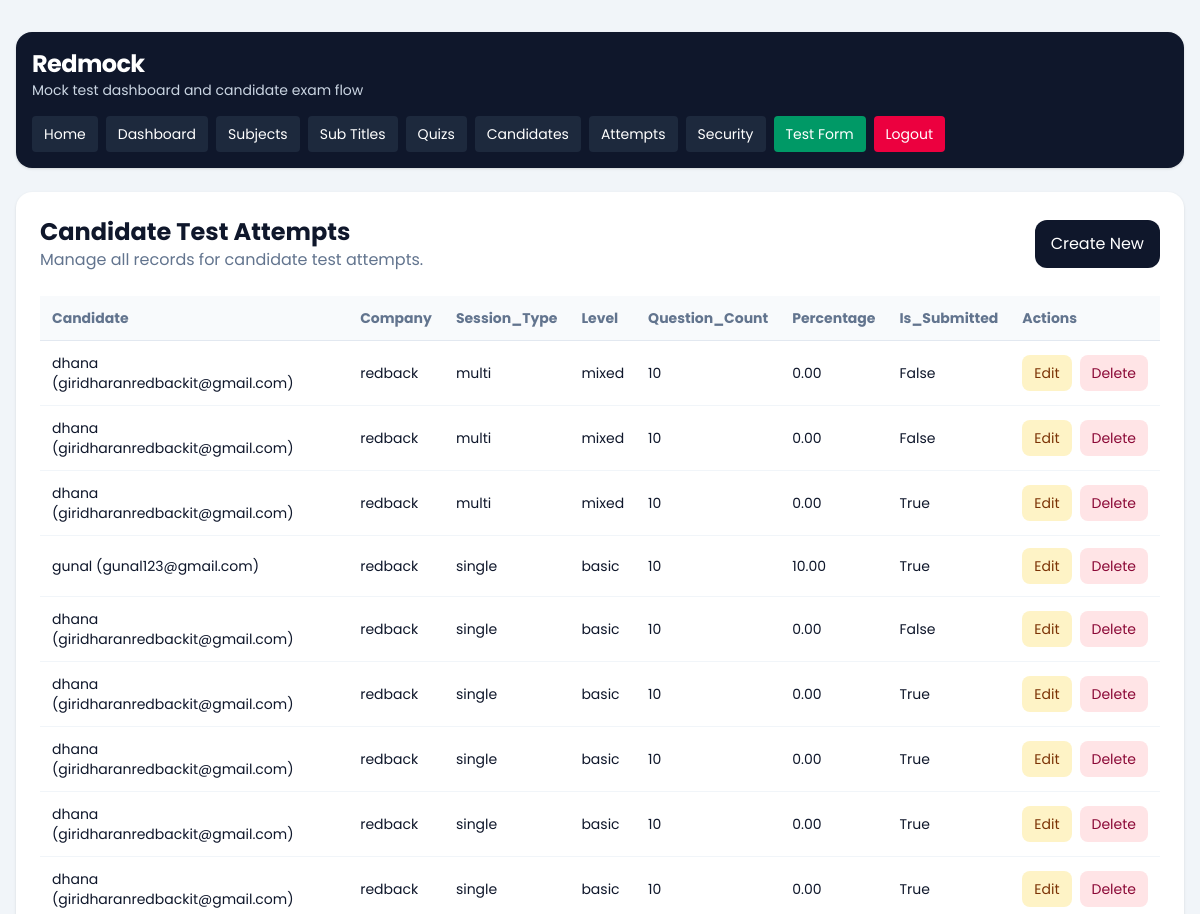
/dashboard/attempts/ (signed in, upper part), run on an earlier commit of the app's database.
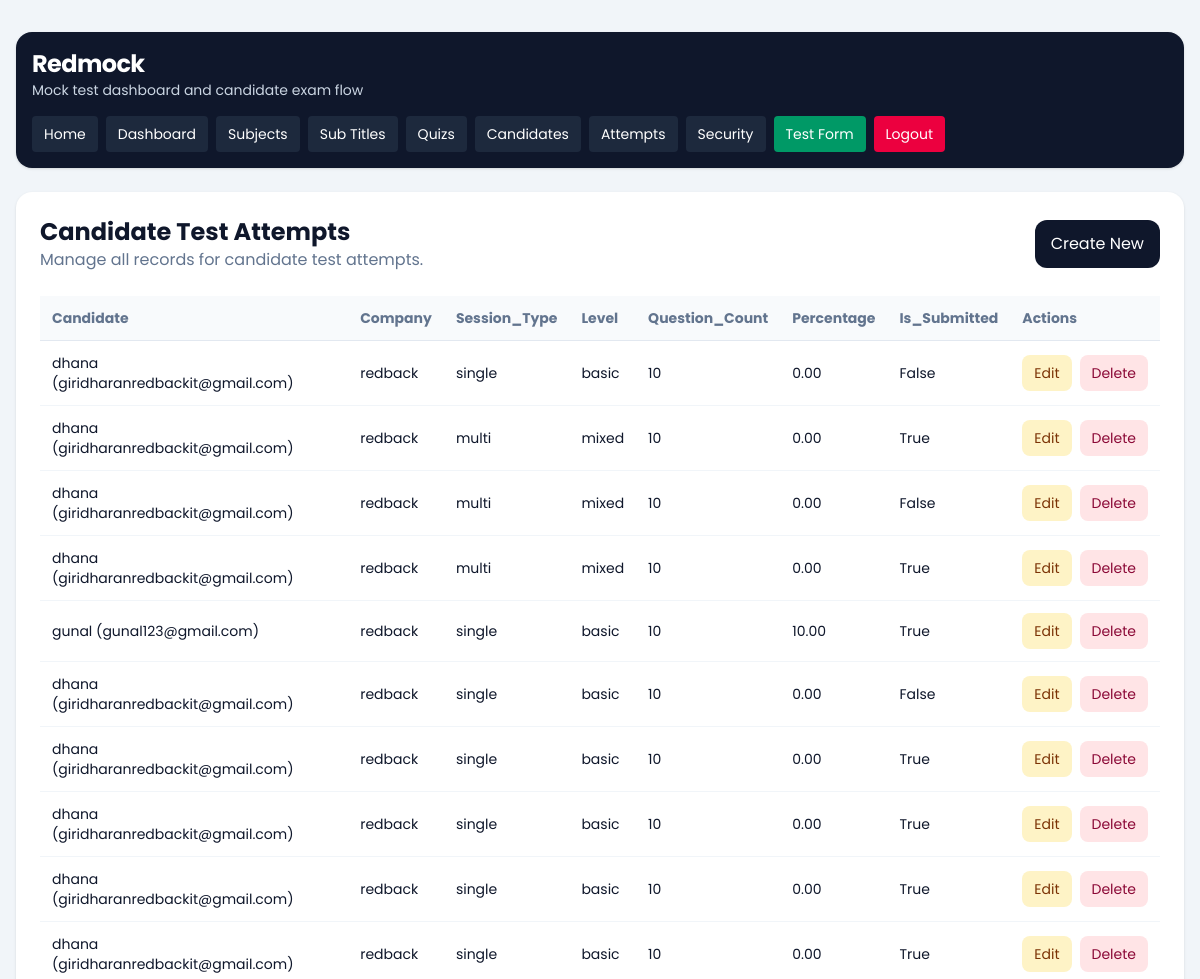
And on a later commit of the database.
### quiz/models.py (models this page shows, shortened)
class CandidateTestAttempt(models.Model):
    SESSION_SINGLE = 'single'
    SESSION_MULTI = 'multi'
    SESSION_CHOICES = [
        (SESSION_SINGLE, 'Single'),
        (SESSION_MULTI, 'Multi'),
    ]
    candidate = models.ForeignKey(Candidate, on_delete=models.CASCADE, related_name='attempts')
    company = models.ForeignKey(Company, on_delete=models.CASCADE, related_name='attempts')
    session_type = models.CharField(max_length=10, choices=SESSION_CHOICES)
    level = models.CharField(max_length=20)
    question_count = models.PositiveIntegerField()
    duration_minutes = models.PositiveIntegerField()
    selected_subjects = models.JSONField(default=list, blank=True)
    selected_sub_titles = models.JSONField(default=list, blank=True)
    answers_json = models.JSONField(default=list, blank=True)
    correct_count = models.PositiveIntegerField(default=0)
    wrong_count = models.PositiveIntegerField(default=0)
    percentage = models.DecimalField(max_digits=5, decimal_places=2, default=0)
    started_at = models.DateTimeField(blank=True, null=True)
    submitted_at = models.DateTimeField(blank=True, null=True)
    is_submitted = models.BooleanField(default=False)
    is_paused = models.BooleanField(default=False)
    paused_at = models.DateTimeField(blank=True, null=True)
    total_paused_seconds = models.PositiveIntegerField(default=0)
    tab_switch_count = models.PositiveIntegerField(default=0)
    warning_count = models.PositiveIntegerField(default=0)
    last_violation_at = models.DateTimeField(blank=True, null=True)
    violation_log_json = models.JSONField(default=list, blank=True)
    created_at = models.DateTimeField(auto_now_add=True)
    class Meta:
        ordering = ['-created_at']

class Candidate(models.Model):
    name = models.CharField(max_length=150)
    email = models.EmailField()
    designation_tech = models.CharField(max_length=150)
    created_at = models.DateTimeField(auto_now_add=True)
    class Meta:
        ordering = ['name']
    def __str__(self):
        return f'{self.name} ({self.email})'

### dashboard/models.py (models this page shows, shortened)
class Company(models.Model):
    name = models.CharField(max_length=150)
    image = models.ImageField(upload_to='company/', blank=True, null=True)
    email = models.EmailField(unique=True)
    password = models.CharField(max_length=128)
    is_active = models.BooleanField(default=True)
    full_screen_lock = models.BooleanField(default=False)
    pause_lock = models.BooleanField(default=False)
    tab_switch_guard_enabled = models.BooleanField(default=False)
    max_violation_warnings = models.PositiveIntegerField(default=3)
    exam_control_password = models.CharField(max_length=128, blank=True)
    created_at = models.DateTimeField(auto_now_add=True)
    updated_at = models.DateTimeField(auto_now=True)
    class Meta:
        ordering = ['name']
        verbose_name_plural = 'Companies'
    def __str__(self):
        return self.name

### dashboard/views.py (the view)
# urls.py: path('attempts/', views.attempt_list, name='attempt_list'),
@company_login_required
def attempt_list(request):
    queryset = CandidateTestAttempt.objects.filter(company=request.company).select_related('candidate', 'company')
    return render_crud_list(
        request,
        queryset=queryset,
        title='Candidate Test Attempts',
        create_url='dashboard:attempt_create',
        edit_url_name='dashboard:attempt_update',
        delete_url_name='dashboard:attempt_delete',
        fields=[
            'candidate',
            'company',
            'session_type',
            'level',
            'question_count',
            'percentage',
            'is_submitted',
        ],
    )

### dashboard/templatetags/dashboard_extras.py (called while the page is built)
@register.filter
def getattribute(obj, attr_name):
    return getattr(obj, attr_name)

### dashboard/views.py (called while the page is built)
def get_logged_in_company(request):
    company_id = request.session.get('company_id')
    if not company_id:
        return None
    return Company.objects.filter(id=company_id, is_active=True).first()

def company_login_required(view_func):
    @wraps(view_func)
    def wrapper(request, *args, **kwargs):
        company = get_logged_in_company(request)
        if not company:
            return redirect(f"{reverse('dashboard:login')}?next={request.path}")
        request.company = company
        return view_func(request, *args, **kwargs)
    return wrapper

def render_crud_list(request, *, queryset, title, create_url, edit_url_name, delete_url_name, fields):
    context = {
        'title': title,
        'objects': queryset,
        'create_url': create_url,
        'edit_url_name': edit_url_name,
        'delete_url_name': delete_url_name,
        'fields': fields,
    }
    return render(request, 'dashboard/crud_list.html', context)

### templates/dashboard/crud_list.html (shortened to what this page needs)
{% extends "base.html" %}
{% load dashboard_extras %}
{% block content %}
{% include 'dashboard/header.html' %}
<section class="rounded-2xl bg-white p-6 shadow-sm">
    <div class="mb-6 flex flex-col gap-3 sm:flex-row sm:items-center sm:justify-between">
        <div>
            <h1 class="text-2xl font-bold">{{ title }}</h1>
            <p class="text-slate-500">Manage all records for {{ title|lower }}.</p>
        </div>
        <a href="{% url create_url %}" class="rounded-xl bg-slate-900 px-4 py-3 text-white">Create New</a>
    </div>
    <div class="overflow-x-auto">
        <table class="min-w-full text-left text-sm">
            <thead class="border-b border-slate-200 bg-slate-50 text-slate-500">
                <tr>
                    {% for field in fields %}
                        <th class="px-3 py-3">{{ field|title }}</th>
                    {% endfor %}
                    <th class="px-3 py-3">Actions</th>
                </tr>
            </thead>
            <tbody>
                {% for object in objects %}
                    <tr class="border-b border-slate-100">
                        {% for field in fields %}
                            <td class="px-3 py-3">{{ object|getattribute:field }}</td>
                        {% endfor %}
                        <td class="px-3 py-3">
                            <div class="flex gap-2">
                                <a href="{% url edit_url_name object.pk %}" class="rounded-lg bg-amber-100 px-3 py-2 text-amber-900">Edit</a>
                                <a href="{% url delete_url_name object.pk %}" class="rounded-lg bg-rose-100 px-3 py-2 text-rose-900">Delete</a>
                            </div>
                        </td>
                    </tr>
                {% empty %}
                    <tr>
                        <td colspan="{{ fields|length|add:1 }}" class="px-3 py-8 text-center text-slate-500">
                            No records found.
                        </td>
                    </tr>
                {% endfor %}
            </tbody>
        </table>
    </div>
</section>
{% endblock %}

What changed in the data, as far as the page shows it:
added CandidateTestAttempt: fields "dhana (giridharanredbackit@gmail.com)" "redback" "single" "basic" "10" "0.00" "False"
Also different on the page:
new list line: "True"
list line gone: "False"
